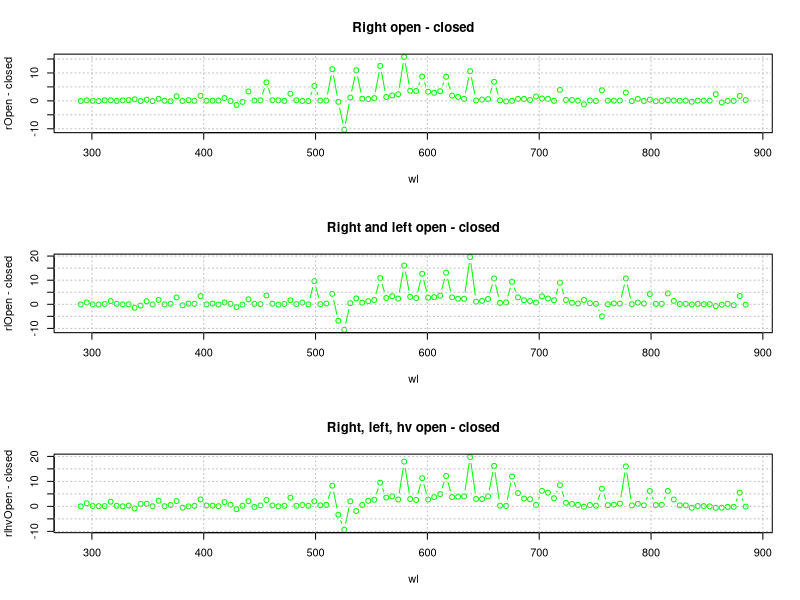
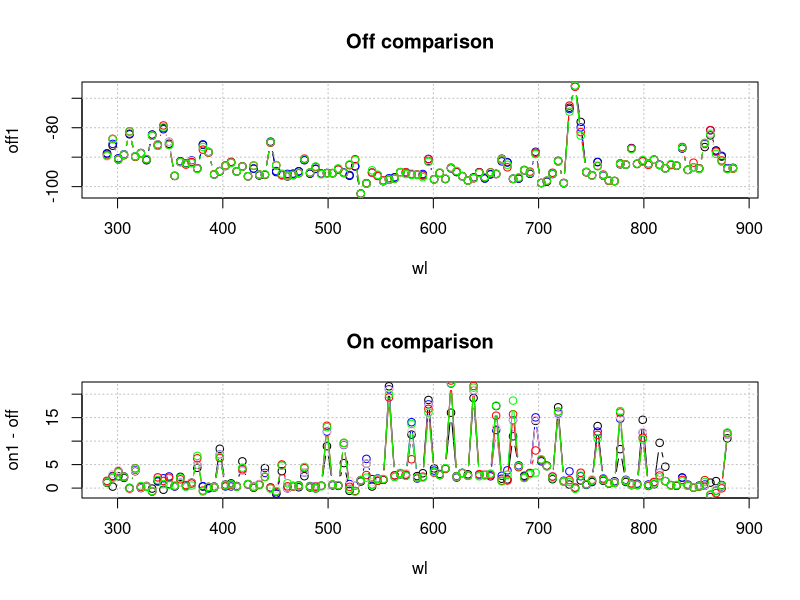

R code for these plots, in order:
setwd( "c:/projects/lcu03.git/controller-em-tests/em-data/grid-improved" )

dClosed <- read.csv( './RFExplorer_MultipleSweepData_2016_05_25_00_02_18__0p12_AFM_closed_on.csv', header=F, sep="\t", dec=".", skip=5 )
specSz <- length( dClosed[1,] )
sampleSz <- length( dClosed[,1] )
wl <- t( dClosed[1, 5:specSz] )[, 1]
closed <- apply( dClosed[3:sampleSz, 5:specSz], 2, mean )
#sdOff <- apply( dClosed[3:sampleSz, 5:specSz], 2, sd )

dROpen <- read.csv( './RFExplorer_MultipleSweepData_2016_05_25_00_15_22__0p12_AFM_R_open_on.csv', header=F, sep="\t", dec=".", skip=5 )
sampleSz <- length( dROpen[,1] )
rOpen <- apply( dROpen[3:sampleSz, 5:specSz], 2, mean )

dRLOpen <- read.csv( './RFExplorer_MultipleSweepData_2016_05_25_00_29_16__0p12_AFM_LR_open_on.csv', header=F, sep="\t", dec=".", skip=5 )
sampleSz <- length( dRLOpen[,1] )
rlOpen <- apply( dRLOpen[3:sampleSz, 5:specSz], 2, mean )

dRLHVOpen <- read.csv( './RFExplorer_MultipleSweepData_2016_05_25_00_42_04__0p12_AFM_LR_HV1_L_open_on.csv', header=F, sep="\t", dec=".", skip=5 )
sampleSz <- length( dRLHVOpen[,1] )
rlhvOpen <- apply( dRLHVOpen[3:sampleSz, 5:specSz], 2, mean )

dOff  <- read.csv( './RFExplorer_MultipleSweepData_2016_05_24_20_38_35__far_regular_unscrewed_off.csv', header=F, sep="\t", dec=".", skip=5 )
sampleSz <- length( dOff[,1] )
off <- apply( dOff[3:sampleSz, 5:specSz], 2, mean )





dOff <- list()

dOff1  <- read.csv( './RFExplorer_MultipleSweepData_2016_05_25_10_14_08__0p15_AFM_off1.csv', header=F, sep="\t", dec=".", skip=5 )
sampleSz <- length( dOff1[,1] )
off1 <- apply( dOff1[3:sampleSz, 5:specSz], 2, mean )
wl <- t( dOff1[1, 5:specSz] )[, 1]
dOff <- dOff1[3:sampleSz, 5:specSz]

dOff2  <- read.csv( './RFExplorer_MultipleSweepData_2016_05_25_10_40_16__0p15_AFM_off2.csv', header=F, sep="\t", dec=".", skip=5 )
sampleSz <- length( dOff2[,1] )
off2 <- apply( dOff2[3:sampleSz, 5:specSz], 2, mean )
for(i in 3:sampleSz )
{
  dOff[ length(dOff[,1])+1, 1:(specSz-5) ] <- dOff2[i, 5:specSz]
}

dOff3  <- read.csv( './RFExplorer_MultipleSweepData_2016_05_25_13_36_37__0P15_AFM_OFF3.csv', header=F, sep="\t", dec=".", skip=5 )
sampleSz <- length( dOff3[,1] )
off3 <- apply( dOff3[3:sampleSz, 5:specSz], 2, mean )
for(i in 3:sampleSz )
{
  dOff[ length(dOff[,1])+1, 1:(specSz-5) ] <- dOff3[i, 5:specSz]
}

dOff4  <- read.csv( './RFExplorer_MultipleSweepData_2016_05_25_13_50_28__0P15_AFM_OFF4.csv', header=F, sep="\t", dec=".", skip=5 )
sampleSz <- length( dOff4[,1] )
off4 <- apply( dOff4[3:sampleSz, 5:specSz], 2, mean )
for(i in 3:sampleSz )
{
  dOff[ length(dOff[,1])+1, 1:(specSz-5) ] <- dOff4[i, 5:specSz]
}

dOff5  <- read.csv( './RFExplorer_MultipleSweepData_2016_05_25_14_06_58__0P15_AFM_OFF5.csv', header=F, sep="\t", dec=".", skip=5 )
sampleSz <- length( dOff5[,1] )
off5 <- apply( dOff5[3:sampleSz, 5:specSz], 2, mean )
for(i in 3:sampleSz )
{
  dOff[ length(dOff[,1])+1, 1:(specSz-5) ] <- dOff5[i, 5:specSz]
}

off <- apply( dOff, 2, mean )



dOn1 <- read.csv( './RFExplorer_MultipleSweepData_2016_05_25_10_57_24__0p15_AFM_on1.csv', header=F, sep="\t", dec=".", skip=5 )
sampleSz <- length( dOn1[,1] )
on1 <- apply( dOn1[3:sampleSz, 5:specSz], 2, mean )

dOn2 <- read.csv( './RFExplorer_MultipleSweepData_2016_05_25_11_53_59__0p15_AFM_on2.csv', header=F, sep="\t", dec=".", skip=5 )
sampleSz <- length( dOn2[,1] )
on2 <- apply( dOn2[3:sampleSz, 5:specSz], 2, mean )

dOn3 <- read.csv( './RFExplorer_MultipleSweepData_2016_05_25_12_18_46__0p15_AFM_on3.csv', header=F, sep="\t", dec=".", skip=5 )
sampleSz <- length( dOn3[,1] )
on3 <- apply( dOn3[3:sampleSz, 5:specSz], 2, mean )

dOn4 <- read.csv( './RFExplorer_MultipleSweepData_2016_05_25_12_43_51__0p15_AFM_ON4.csv', header=F, sep="\t", dec=".", skip=5 )
sampleSz <- length( dOn4[,1] )
on4 <- apply( dOn4[3:sampleSz, 5:specSz], 2, mean )

dOn5 <- read.csv( './RFExplorer_MultipleSweepData_2016_05_25_13_18_17__0P15_AFM_ON5.csv', header=F, sep="\t", dec=".", skip=5 )
sampleSz <- length( dOn5[,1] )
on5 <- apply( dOn5[3:sampleSz, 5:specSz], 2, mean )



par(mfrow=c(3, 1))

#plot( x=wl, y=closed, type="b", col="red", main="Fully closed (background suptracted)" )
#grid( col="grey", lty="dotted" )

plot( x=wl, y=rOpen-closed, type="b", col="green", main="Right open - closed" )
grid( col="grey", lty="dotted" )

plot( x=wl, y=rlOpen-closed, type="b", col="green", main="Right and left open - closed" )
grid( col="grey", lty="dotted" )

plot( x=wl, y=rlhvOpen-closed, type="b", col="green", main="Right, left, hv open - closed" )
grid( col="grey", lty="dotted" )




par(mfrow=c(2, 1))

plot( x=wl, y=off1, type="b", col="black", main="Off comparison" )
grid( col="grey", lty="dotted" )
lines( x=wl, y=off2, type="b", col="blue" )
lines( x=wl, y=off3, type="b", col="pink" )
lines( x=wl, y=off4, type="b", col="red" )
lines( x=wl, y=off5, type="b", col="green" )

plot( x=wl, y=on1-off, type="b", col="black", main="On comparison" )
grid( col="grey", lty="dotted" )
lines( x=wl, y=on2-off, type="b", col="blue" )
lines( x=wl, y=on3-off, type="b", col="pink" )
lines( x=wl, y=on4-off, type="b", col="red" )
lines( x=wl, y=on5-off, type="b", col="green" )





